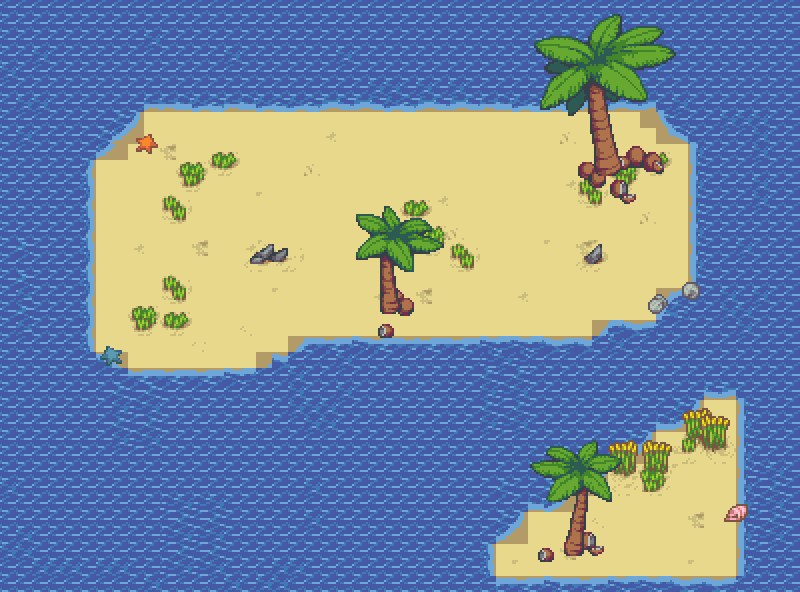

This is a level from a 2D game, rendered from its Tiled map with the project's own tilesets. A one-line summary and the map file follow, with tile-layer data summarised:
An orthogonal 50x37 tile map with 16x16 px tiles, 3 tile layers (Tile Layer 1, Tile Layer 2, Tile Layer 3) and 17 objects.

<map version="1.0" tiledversion="1.1.5" orientation="orthogonal" renderorder="right-down" width="50" height="37" tilewidth="16" tileheight="16" infinite="0" nextobjectid="230">
 <tileset firstgid="1" source="beach.tsx" />
 <layer name="Tile Layer 1" width="50" height="37">
  <data>[1850 cells, 1850 non-empty, 154 distinct tile ids]</data>
 </layer>
 <layer name="Tile Layer 2" width="50" height="37">
  <data>[1850 cells, 1496 non-empty, 74 distinct tile ids]</data>
 </layer>
 <layer name="Tile Layer 3" width="50" height="37">
  <data>[1850 cells, 189 non-empty, 178 distinct tile ids]</data>
 </layer>
 <objectgroup name="cats">
  <object id="210" x="186.667" y="313.333" />
  <object id="211" x="329.333" y="294.667" />
 </objectgroup>
 <objectgroup name="coins">
  <object id="212" x="208" y="212.667" />
  <object id="213" x="226" y="173.333" />
  <object id="214" x="262" y="147.333" />
  <object id="215" x="348.667" y="201.333" />
  <object id="216" x="370.667" y="165.333" />
  <object id="217" x="407.333" y="136" />
 </objectgroup>
 <objectgroup name="thwompers">
  <object id="222" x="657.333" y="498" />
 </objectgroup>
 <objectgroup name="yarn_balls">
  <object id="218" x="524.667" y="187.333" />
  <object id="219" x="124.667" y="188" />
 </objectgroup>
 <objectgroup name="portals">
  <object id="221" x="652" y="545.333" />
 </objectgroup>
 <objectgroup name="zone 1">
  <object id="223" x="89.3333" y="348.667">
   <polygon points="0,0 -1.33333,-190.667 58,-238 565.333,-242.667 603.333,-204 602.667,-60.6667 499.333,-7.33333 40,25.3333" />
  </object>
  <object id="226" x="480.667" y="545.333">
   <polygon points="0,0 47.3333,-50 179.333,-132.667 271.333,-169.333 273.333,41.3333 0,40.6667" />
  </object>
 </objectgroup>
 <objectgroup name="impassable">
  <object id="227" x="380" y="302.667" width="23.3333" height="9.33333" />
  <object id="228" x="592.667" y="154" width="32" height="22.6667" />
  <object id="229" x="563.333" y="546" width="21.3333" height="10.6667" />
 </objectgroup>
 <objectgroup name="zone 2" />
 <objectgroup name="lava_bubble_bursts" />
 <objectgroup name="saw_blades" />
</map>
